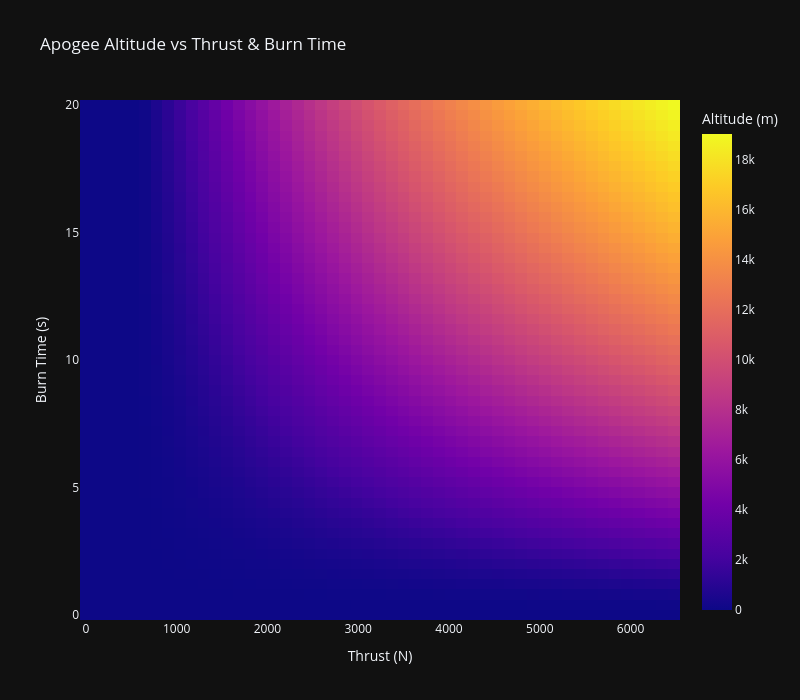
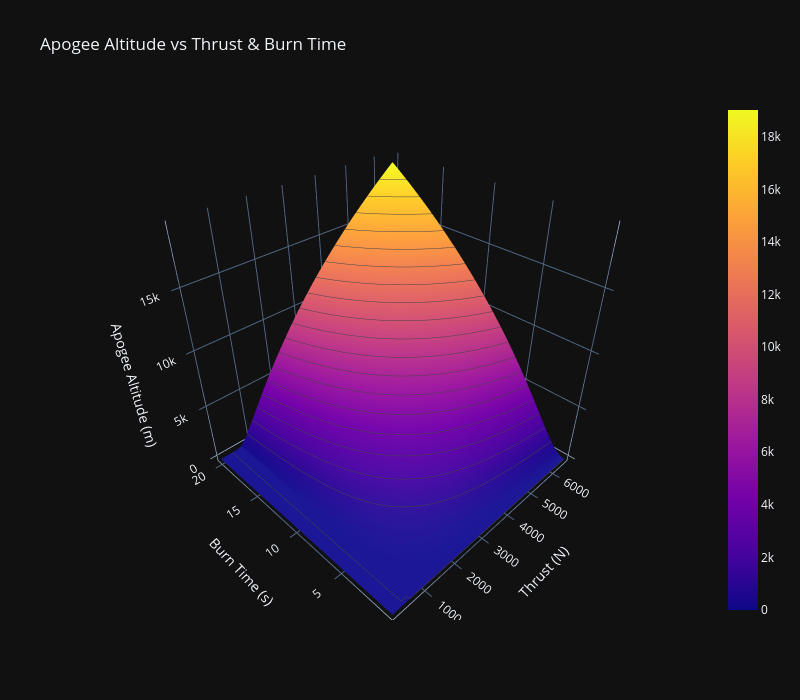

Here is the notebook cell these charts were saved with, in order:
### Code cell
#Plotting

#Heat Map
fig1 = px.imshow(apogee_altitude, 
                labels=dict(x = "Thrust (N)",
                            y = "Burn Time (s)",
                            color = "Altitude (m)"),
                            x = thrust_arr,
                            y = tburn_arr,
                            aspect = "auto",
                            origin = "lower",
                            title="Apogee Altitude vs Thrust & Burn Time",
                            )

fig1.update_traces(customdata = np.stack(
    (TWR_arr, m_wet_arr, m_dry_arr, burnout_arr, accel_arr),
    axis=-1
))

fig1.update_traces(
    hovertemplate = 
    "Thrust: %{x:.2f} N<br>"
    "Burn Time: %{y:.1f} s<br>"
    "Altitude: %{z:.2f} m<br>"
    "Burnout Altitude: %{customdata[3]:.2f} m<br>"
    "TWR: %{customdata[0]:.2f} <br>"
    "Wet Mass: %{customdata[1]:.2f} kg<br>"
    "Dry Mass: %{customdata[2]:.2f} kg<br>"
    "Max Acceleration: %{customdata[4]:.2f} G<br>"
    "<extra></extra>"
)

fig1.update_layout(
        width=800,
        height=700
    )

fig1.show()

#Surface Map
fig2 = go.Figure(data = go.Surface(z = apogee_altitude,
                                x = thrust_arr,
                                y = tburn_arr,
                                customdata = np.stack((TWR_arr, m_wet_arr, m_dry_arr, burnout_arr), axis=-1),
                                contours = {"x": {"show": False, "start": 889.6297399465218, "end": 3199.8070562191997, "size": (3199.8070562191997-889.6297399465218)/20},
                                                           "y": {"show": False, "start": 5, "end": 20, "size": (20-5)/21},
                                                           "z": {"show": True, "start": 0, "end": 20000, "size": 1000}},
                                hovertemplate = (
                                    "Thrust: %{x:.2f} N<br>"
                                    "Burn Time: %{y:.1f} s<br>"
                                    "Altitude: %{z:.2f} m<br>"
                                    #"Burnout Altitude: %{customdata[3]:.2f} m<br>"
                                    #"TWR: %{customdata[0]:.2f} <br>"
                                    #"Wet Mass: %{customdata[1]:.2f} kg<br>"
                                    #"Dry Mass: %{customdata[2]:.2f} kg<br>"
                                    "<extra></extra>"
                                    ),
                                ))

fig2.update_layout(
        title="Apogee Altitude vs Thrust & Burn Time",
        scene = dict(
                      xaxis=dict(
                          title=dict(
                              text="Thrust (N)"
                          )
                      ),
                      yaxis=dict(
                          title=dict(
                              text="Burn Time (s)"
                          )
                      ),
                      zaxis=dict(
                          title=dict(
                              text="Apogee Altitude (m)"
                          )
                      ),
                    ),
        width=800,
        height=700,
    )

fig2.update_scenes(xaxis_autorange="reversed")
fig2.update_scenes(yaxis_autorange="reversed")

fig2.show()

# fig2_TWR = go.Figure(data = go.Surface(z = TWR_arr,
#                                 x = thrust_arr,
#                                 y = tburn_arr,
#                                 contours = {"x": {"show": False, "start": 889.6297399465218, "end": 3199.8070562191997, "size": (3199.8070562191997-889.6297399465218)/20},
#                                                            "y": {"show": False, "start": 5, "end": 20, "size": (20-5)/21},
#                                                            "z": {"show": True, "start": 0, "end": 10, "size": 1}},
#                                 ))

# fig2_TWR.update_layout(
#         title="THrust to Weight Ratio vs Thrust & Burn Time",
#         scene = dict(
#                       xaxis=dict(
#                           title=dict(
#                               text="Thrust (N)"
#                           )
#                       ),
#                       yaxis=dict(
#                           title=dict(
#                               text="Burn Time (s)"
#                           )
#                       ),
#                       zaxis=dict(
#                           title=dict(
#                               text="TWR"
#                           )
#                       ),
#                     ),
#         width=800,
#         height=700,
#     )

# fig2_TWR.update_scenes(xaxis_autorange="reversed")
# fig2_TWR.update_scenes(yaxis_autorange="reversed")

# fig2_TWR.show()

### Figure 1 — Plotly figure (JSON) as saved in the notebook; plotly's stock layout.template omitted (floating-point values rounded to 4 significant figures; data arrays with more than 128 entries replaced by an {"elided": "..."} marker saying what was removed)
{"data": [{"coloraxis": "coloraxis", "name": "0", "x": [0.0, 129.6, 259.2, 388.8, 518.4, 648.0, 777.6, 907.2, 1037.0, 1166.0, 1296.0, 1426.0, 1555.0, 1685.0, 1814.0, 1944.0, 2074.0, 2203.0, 2333.0, 2462.0, 2592.0, 2722.0, 2851.0, 2981.0, 3110.0, 3240.0, 3370.0, 3499.0, 3629.0, 3758.0, 3888.0, 4018.0, 4147.0, 4277.0, 4406.0, 4536.0, 4666.0, 4795.0, 4925.0, 5054.0, 5184.0, 5314.0, 5443.0, 5573.0, 5702.0, 5832.0, 5962.0, 6091.0, 6221.0, 6350.0, 6480.0], "y": [20.0, 19.6, 19.2, 18.8, 18.4, 18.0, 17.6, 17.2, 16.8, 16.4, 16.0, 15.6, 15.2, 14.8, 14.4, 14.0, 13.6, 13.2, 12.8, 12.4, 12.0, 11.6, 11.2, 10.8, 10.4, 10.0, 9.6, 9.2, 8.8, 8.4, 8.0, 7.6, 7.2, 6.8, 6.4, 6.0, 5.6, 5.2, 4.8, 4.4, 4.0, 3.6, 3.2, 2.8, 2.4, 2.0, 1.6, 1.2, 0.8, 0.4, 0.0], "z": {"elided": "51x51 float values"}, "type": "heatmap", "xaxis": "x", "yaxis": "y", "hovertemplate": "Thrust: %{x:.2f} N<br>Burn Time: %{y:.1f} s<br>Altitude: %{z:.2f} m<br>Burnout Altitude: %{customdata[3]:.2f} m<br>TWR: %{customdata[0]:.2f} <br>Wet Mass: %{customdata[1]:.2f} kg<br>Dry Mass: %{customdata[2]:.2f} kg<br>Max Acceleration: %{customdata[4]:.2f} G<br><extra></extra>", "customdata": {"elided": "13005 float values"}}], "layout": {"xaxis": {"anchor": "y", "domain": [0.0, 1.0], "title": {"text": "Thrust (N)"}}, "yaxis": {"anchor": "x", "domain": [0.0, 1.0], "autorange": true, "title": {"text": "Burn Time (s)"}}, "coloraxis": {"colorbar": {"title": {"text": "Altitude (m)"}}, "colorscale": [[0.0, "#0d0887"], [0.1111, "#46039f"], [0.2222, "#7201a8"], [0.3333, "#9c179e"], [0.4444, "#bd3786"], [0.5556, "#d8576b"], [0.6667, "#ed7953"], [0.7778, "#fb9f3a"], [0.8889, "#fdca26"], [1.0, "#f0f921"]]}, "title": {"text": "Apogee Altitude vs Thrust & Burn Time"}, "width": 800, "height": 700}}

### Figure 2 — Plotly figure (JSON) as saved in the notebook; plotly's stock layout.template omitted (floating-point values rounded to 4 significant figures; data arrays with more than 128 entries replaced by an {"elided": "..."} marker saying what was removed)
{"data": [{"contours": {"x": {"end": 3200.0, "show": false, "size": 115.5, "start": 889.6}, "y": {"end": 20, "show": false, "size": 0.7143, "start": 5}, "z": {"end": 20000, "show": true, "size": 1000, "start": 0}}, "customdata": {"elided": "10404 float values"}, "hovertemplate": "Thrust: %{x:.2f} N<br>Burn Time: %{y:.1f} s<br>Altitude: %{z:.2f} m<br><extra></extra>", "x": [0.0, 129.6, 259.2, 388.8, 518.4, 648.0, 777.6, 907.2, 1037.0, 1166.0, 1296.0, 1426.0, 1555.0, 1685.0, 1814.0, 1944.0, 2074.0, 2203.0, 2333.0, 2462.0, 2592.0, 2722.0, 2851.0, 2981.0, 3110.0, 3240.0, 3370.0, 3499.0, 3629.0, 3758.0, 3888.0, 4018.0, 4147.0, 4277.0, 4406.0, 4536.0, 4666.0, 4795.0, 4925.0, 5054.0, 5184.0, 5314.0, 5443.0, 5573.0, 5702.0, 5832.0, 5962.0, 6091.0, 6221.0, 6350.0, 6480.0], "y": [20.0, 19.6, 19.2, 18.8, 18.4, 18.0, 17.6, 17.2, 16.8, 16.4, 16.0, 15.6, 15.2, 14.8, 14.4, 14.0, 13.6, 13.2, 12.8, 12.4, 12.0, 11.6, 11.2, 10.8, 10.4, 10.0, 9.6, 9.2, 8.8, 8.4, 8.0, 7.6, 7.2, 6.8, 6.4, 6.0, 5.6, 5.2, 4.8, 4.4, 4.0, 3.6, 3.2, 2.8, 2.4, 2.0, 1.6, 1.2, 0.8, 0.4, 0.0], "z": {"elided": "51x51 float values"}, "type": "surface"}], "layout": {"scene": {"xaxis": {"title": {"text": "Thrust (N)"}, "autorange": "reversed"}, "yaxis": {"title": {"text": "Burn Time (s)"}, "autorange": "reversed"}, "zaxis": {"title": {"text": "Apogee Altitude (m)"}}}, "title": {"text": "Apogee Altitude vs Thrust & Burn Time"}, "width": 800, "height": 700}}
